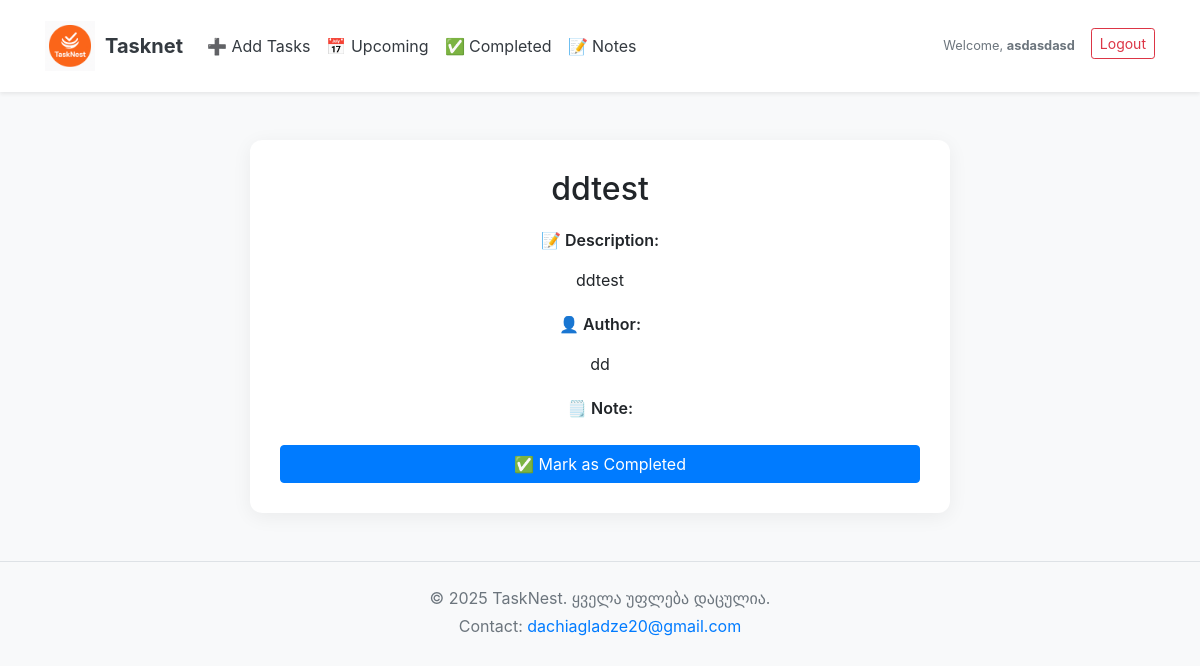
The page /task/2 (signed in) on the database its author committed.
### tables this page shows
CREATE TABLE task (
	id INTEGER NOT NULL, 
	created_at DATETIME, 
	deadline DATETIME, 
	title VARCHAR(200) NOT NULL, 
	description TEXT, 
	image VARCHAR(300), 
	author VARCHAR(150) NOT NULL, is_completed BOOLEAN DEFAULT 0, notes TEXT, 
	PRIMARY KEY (id)
);

### main.py (the view)
@app.route('/task/<int:task_id>')
def view_task(task_id):
    conn = get_db_connection()
    cursor = conn.cursor()
    cursor.execute("SELECT * FROM task WHERE id = ?", (task_id,))
    row = cursor.fetchone()
    conn.close()
    if row:
        Task = {
            "id": row["id"],
            "title": row["title"],
            "short_description": row["description"][:100],
            "description": row["description"],
            "imageURL": row["image"],
            "author": row["author"],
            "note": row["notes"] or "",
            "is_completed": row["is_completed"]
        }
        return render_template('show_tasks.html', Task=Task)
    return "Task not found", 404

### main.py (called while the page is built)
def get_db_connection():
    conn = sqlite3.connect('tasknest.db')
    conn.row_factory = sqlite3.Row
    return conn

### templates/show_tasks.html (shortened to what this page needs)
<!DOCTYPE html>
<html lang="en">
<head>
    <link rel="stylesheet" href="https://cdn.jsdelivr.net/npm/bootstrap@4.4.1/dist/css/bootstrap.min.css">
</head>
<body>
{% include 'header.html' %}
<div class="container mt-5">
    <div class="task-container">
        <h2>{{ Task.title }}</h2>
        <p class="task-label">📝 Description:</p>
        <p>{{ Task.description }}</p>
        <p class="task-label">👤 Author:</p>
        <p>{{ Task.author }}</p>
        <p class="task-label">🗒️ Note:</p>
        {% if not Task.is_completed %}
            <form method="POST" action="{{ url_for('complete_task', task_id=Task.id) }}" onsubmit="return confirm('Are you sure you want to mark this task as completed?');">
                <button type="submit" class="btn btn-primary btn-block btn-complete">✅ Mark as Completed</button>
            </form>
        {% else %}
            <button class="btn btn-success btn-block btn-complete" disabled>✅ Already Completed</button>
        {% endif %}
    </div>
</div>
{% include 'footer.html' %}
</body>
</html>

### templates/show_tasks.html (style rules this page uses)
body { background-color: #f8f9fa; }
.task-container { background-color: #fff; border-radius: 12px; padding: 30px; box-shadow: 0 4px 20px rgba(0, 0, 0, 0.06); max-width: 700px; margin: 0 auto; text-align: center; }
.task-label { font-weight: 600; margin-top: 20px; }
h2 { margin-bottom: 20px; }
.btn-complete { margin-top: 25px; }

### rows shown on the page
task: title "ddtest", description "ddtest", author "dd"

### other values the page prints
{{ session.username }} "asdasdasd"
